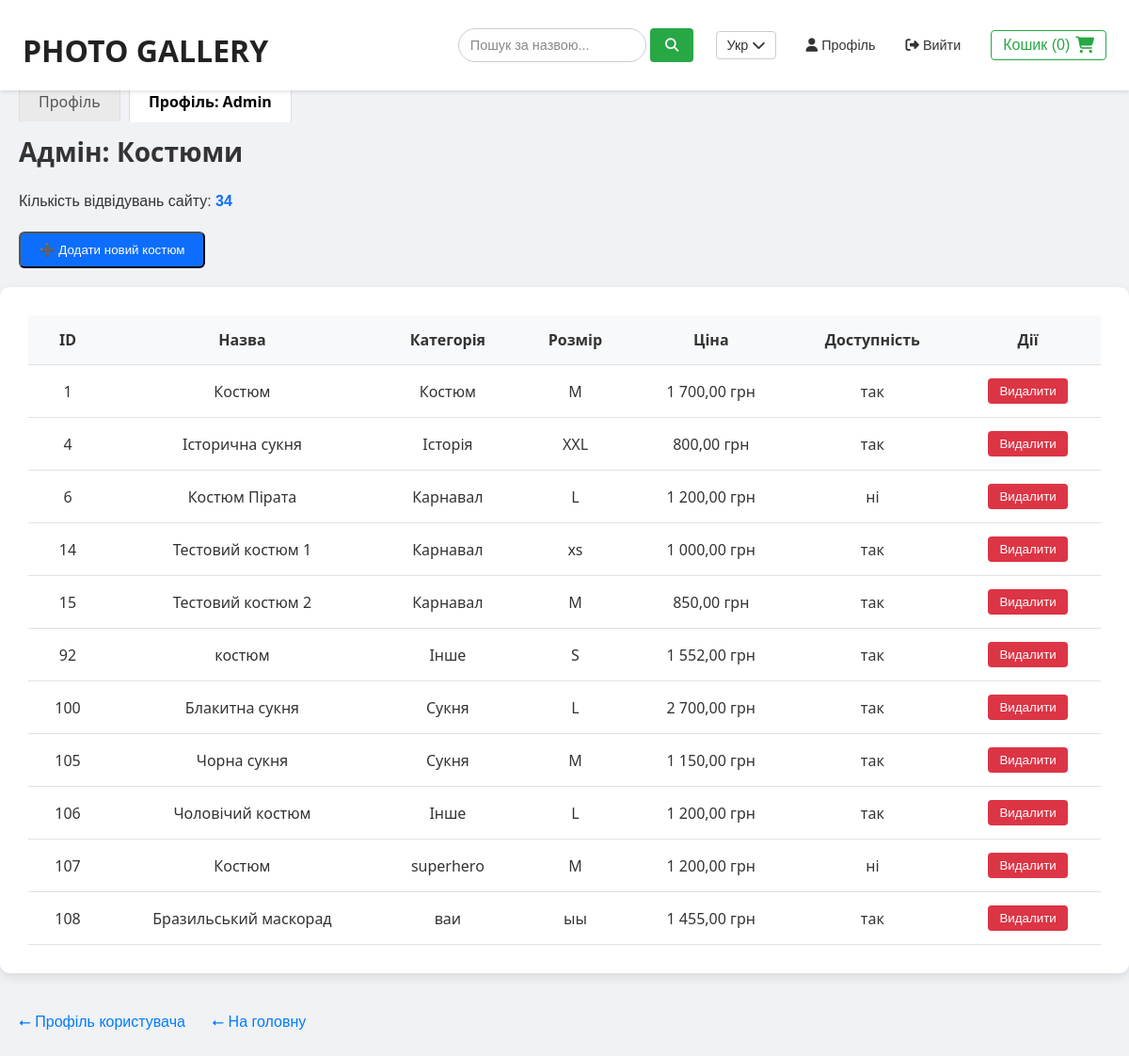
/views/profile.php?tab=admin (signed in), run on the app's committed database.
### tables this page shows
CREATE TABLE site_stats (
        stat_key   TEXT PRIMARY KEY,
        stat_value INTEGER
    );

CREATE TABLE "costumes" (
	"id"	INTEGER,
	"name"	TEXT NOT NULL,
	"category"	TEXT NOT NULL,
	"size"	TEXT NOT NULL,
	"price"	REAL NOT NULL,
	"available"	TEXT NOT NULL,
	"photo"	TEXT,
	"description"	TEXT,
	PRIMARY KEY("id" AUTOINCREMENT)
);

### views/profile.php (the view, shortened to what this page needs)
<?php
include __DIR__ . '/../header.php';
$activeTab = $_GET['tab'] ?? 'user';
if ($activeTab === 'admin') {
    try {
        $pdo = new PDO('sqlite:' . __DIR__ . '/../database.sqlite');
        $pdo->setAttribute(PDO::ATTR_ERRMODE, PDO::ERRMODE_EXCEPTION);
    } catch (Exception $e) {
        die("<p style='color:red;'>Не вдалося підключитися до БД: " . htmlspecialchars($e->getMessage()) . "</p>");
    }
    try {
        $stmt        = $pdo->query("SELECT * FROM costumes");
        $allCostumes = $stmt->fetchAll(PDO::FETCH_ASSOC);
    } catch (Exception $e) {
        $allCostumes = [];
        $dbError     = "Не вдалося завантажити костюми: " . htmlspecialchars($e->getMessage());
    }
    try {
        $stmt_visits = $pdo->prepare("SELECT stat_value FROM site_stats WHERE stat_key = 'visits'");
        $stmt_visits->execute();
        $visitsCount = (int)$stmt_visits->fetchColumn();
    } catch (Exception $e) {
        $visitsCount = 0;
    }
}
?>
<!DOCTYPE html>
<html lang="uk">
<head>
    <link rel="stylesheet" href="/lab2_costumes/css/style.css">
</head>
<body>
    <div class="tabs">
        <a href="profile.php?tab=user"  class="<?= $activeTab === 'user'  ? 'active' : '' ?>"><?= __('profile') ?></a>
        <a href="profile.php?tab=admin" class="<?= $activeTab === 'admin' ? 'active' : '' ?>"><?= __('profile') ?>: Admin</a>
    </div>
    <?php if ($activeTab === 'user'): ?>
        <h1>Інформація про користувача</h1>
        <div class="container" style="max-width: 400px; padding: 20px;">
            <div style="display: flex; margin-bottom: 12px;">
                <label style="width: 120px; font-weight: 600;">Прізвище:</label>
                <span>Савченко</span>
            </div>
            <div style="display: flex; margin-bottom: 12px;">
                <label style="width: 120px; font-weight: 600;">Ім’я:</label>
                <span>Єгор</span>
            </div>
            <div style="display: flex; margin-bottom: 12px;">
                <label style="width: 120px; font-weight: 600;">E-mail:</label>
                <span>beluga2777@gmail.com</span>
            </div>
            <div style="display: flex; margin-bottom: 12px;">
                <label style="width: 120px; font-weight: 600;">Дата народження:</label>
                <span>06.06.2006</span>
            </div>
        </div>
    <?php else: ?>
        <h1>Адмін: Костюми</h1>
        <div class="visits-counter">
            Кількість відвідувань сайту: <span><?= htmlspecialchars($visitsCount) ?></span>
        </div>
        <button id="showAddForm">➕ Додати новий костюм</button>
        <div class="container">
            <?php if (empty($allCostumes)): ?>
                <p style="font-size: 1.2rem; text-align: center; color: #555; font-family: Arial, sans-serif;">
                    Костюмів не знайдено.
                </p>
            <?php else: ?>
                <div class="table-container">
                    <table>
                        <tr>
                            <th>ID</th>
                            <th>Назва</th>
                            <th>Категорія</th>
                            <th>Розмір</th>
                            <th>Ціна</th>
                            <th>Доступність</th>
                            <th>Дії</th>
                        </tr>
                        <?php foreach ($allCostumes as $costume): ?>
                            <tr>
                                <td><?= $costume['id'] ?></td>
                                <td><?= htmlspecialchars($costume['name'], ENT_QUOTES) ?></td>
                                <td><?= htmlspecialchars($costume['category'], ENT_QUOTES) ?></td>
                                <td><?= htmlspecialchars($costume['size'], ENT_QUOTES) ?></td>
                                <td><?= number_format($costume['price'], 2, ',', ' ') ?> грн</td>
                                <td><?= $costume['available'] ? 'так' : 'ні' ?></td>
                                <td>
                                    <form method="POST" action="profile.php?tab=admin" style="display:inline;">
                                        <button type="submit" class="delete-btn">Видалити</button>
                                    </form>
                                </td>
                            </tr>
                        <?php endforeach; ?>
                    </table>
                </div>
            <?php endif; ?>
        </div>
        <div style="padding-left: 20px; font-family: Arial, sans-serif; margin-bottom: 40px;">
            <a href="profile.php?tab=user" style="margin-right: 24px; color: #007bff; text-decoration: none;">⭠ Профіль користувача</a>
            <a href="home.view.php" style="color: #007bff; text-decoration: none;">⭠ На головну</a>
        </div>
    <?php endif; ?>
</body>
</html>

### css/style.css (style rules this page uses)
*, *::before, *::after { box-sizing: border-box; margin: 0; padding: 0; }
html, body { width: 100%; height: 100%; font-family: 'Helvetica Neue', Arial, sans-serif; color: #333; background-color: #f5f5f5; line-height: 1.5; overflow-x: hidden; }
a { color: #007bff; text-decoration: none; transition: color 0.2s; }

### views/profile.php (style rules this page uses)
body { font-family: 'Segoe UI', sans-serif; margin: 0; background-color: #f0f2f5; }
.tabs { margin-bottom: 20px; padding-left: 20px; }
.tabs a { padding: 10px 20px; text-decoration: none; color: #555; border: 1px solid #ddd; border-bottom: none; border-radius: 4px 4px 0 0; margin-right: 5px; background-color: #eaeaea; font-weight: 500; }
.tabs a.active { background-color: #fff; font-weight: bold; color: #000; border-bottom: 1px solid #fff; }
h1 { font-size: 28px; margin: 0 0 20px 20px; color: #333; }
#showAddForm { display: inline-block; margin: 0 0 20px 20px; background: #0d6efd; color: white; padding: 10px 20px; border-radius: 6px; text-decoration: none; font-weight: 500; cursor: pointer; }
.container { max-width: 1200px; margin: 0 auto 40px; background: white; border-radius: 10px; padding: 30px; box-shadow: 0 4px 12px rgba(0,0,0,0.1); }
.table-container { overflow-x: auto; }
table { width: 100%; border-collapse: collapse; background-color: #fff; }
th, td { padding: 14px 20px; text-align: center; border-bottom: 1px solid #dee2e6; }
th { background-color: #f8f9fa; font-weight: 600; }
.delete-btn { background-color: #dc3545; color: #fff; border: none; border-radius: 4px; padding: 6px 12px; cursor: pointer; font-family: Arial, sans-serif; }
.visits-counter { margin: 0 20px 20px; font-size: 1rem; color: #333; font-family: Arial, sans-serif; }
.visits-counter span { font-weight: bold; color: #0d6efd; }

### data on the page
site_stats: stat_value "34"
costumes: id "1", name "Костюм", category "Костюм", size "М", price "1 700,00", available "так"
costumes: id "4", name "Історична сукня", category "Історія", size "XXL", price "800,00", available "так"
costumes: id "6", name "Костюм Пірата", category "Карнавал", size "L", price "1 200,00", available "ні"
costumes: id "14", name "Тестовий костюм 1", category "Карнавал", size "xs", price "1 000,00", available "так"
costumes: id "15", name "Тестовий костюм 2", category "Карнавал", size "M", price "850,00", available "так"
costumes: id "92", name "костюм", category "Інше", size "S", price "1 552,00", available "так"
costumes: id "100", name "Блакитна сукня", category "Сукня", size "L", price "2 700,00", available "так"
costumes: id "105", name "Чорна сукня", category "Сукня", size "M", price "1 150,00", available "так"
costumes: id "106", name "Чоловічий костюм", category "Інше", size "L", price "1 200,00", available "так"
costumes: id "107", name "Костюм", category "superhero", size "M", price "1 200,00", available "ні"
costumes: id "108", name "Бразильський маскорад", category "ваи", size "ыы", price "1 455,00", available "так"

### other printed values
$currentLangName "Укр"
__('profile') "Профіль"
__('logout') "Вийти"
__('cart') "Кошик"
$cartCount "0"
